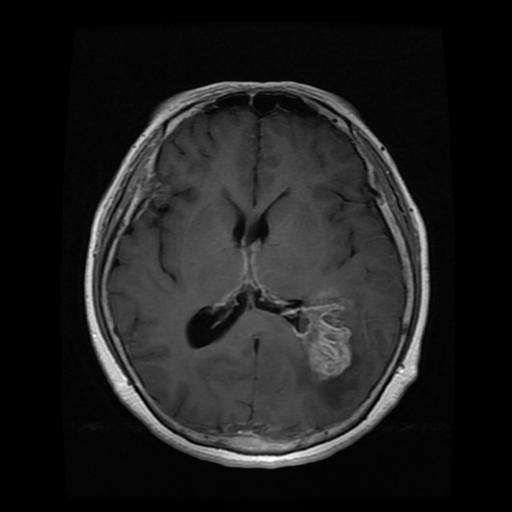
#> input picture Brain Tumor Classification Dataset/Training/glioma_tumor/gg (10).jpg, 512 x 512 px; its folder holds only this picture in this run
$ jupyter execute --allow-errors Algorithm.ipynb
#> lines starting #> are read from the running program, lines starting #| are printed output that depends on the picture
[cell 1]
import os
import cv2
import glob
import random
import numpy as np
#import pandas as pd
#import imageio
#import seaborn as sns

from PIL import Image
import skimage.measure
from skimage import data
import matplotlib.pyplot as plt
import matplotlib.image as mpimg
from skimage.morphology import disk
from skimage.util import img_as_ubyte

[cell 2]
train_glioma = glob.glob('Brain Tumor Classification Dataset/Training/glioma_tumor/*.jpg')
train_menignioma = glob.glob('Brain Tumor Classification Dataset/Training/meningioma_tumor/*.jpg')
train_pituitary = glob.glob('Brain Tumor Classification Dataset/Training/pituitary_tumor/*.jpg')
train_no = glob.glob('Brain Tumor Classification Dataset/Training/no_tumor/*.jpg')

#Test
test_glioma = glob.glob('Brain Tumor Classification Dataset/Testing/glioma_tumor/*.jpg')
test_menignioma = glob.glob('Brain Tumor Classification Dataset/Testing/meningioma_tumor/*.jpg')
test_pituitary = glob.glob('Brain Tumor Classification Dataset/Testing/pituitary_tumor/*.jpg')
test_no = glob.glob('Brain Tumor Classification Dataset/Testing/no_tumor/*.jpg')

[cell 3]
train_glioma_number = len(train_glioma)
train_menignioma_number = len(train_menignioma)
train_pituitary_number = len(train_pituitary)
train_no_number = len(train_no)

test_glioma_number = len(test_glioma)
test_menignioma_number = len(test_menignioma)
test_pituitary_number = len(test_pituitary)
test_no_number = len(test_no)

print("Number of train_glioma: ",train_glioma_number)
print("Number of train_menignioma: ",train_menignioma_number)
print("Number of train_pituitary: ",train_pituitary_number)
print("Number of train_no: ",train_no_number)
print("Number of test_glioma: ",test_glioma_number)
print("Number of test_menignioma: ",train_menignioma_number)
print("Number of test_pituitary: ",train_pituitary_number)
print("Number of test_no: ",train_no_number)

[cell 4]
full_glioma = train_glioma_number + test_glioma_number
full_no_tumor = train_no_number + test_no_number
full_menignioma = train_menignioma_number + test_menignioma_number
full_pituitary = train_pituitary_number + test_pituitary_number

plt.figure(figsize=(5,5))
colors = ['#8CAF99','#E198AB',"#89BEDB","#C6A7D2"]
labels = ['Glioma', 'Meningioma', 'Glândula Pituitária', 'Sem tumor']

plt.rcParams.update({'font.size': 8})
plt.pie([full_glioma,
         full_menignioma,full_pituitary,full_no_tumor],
        labels=labels,
        colors=colors, autopct='%.1f%%', explode=(0.025,0.025,0.025,0.025),
        startangle=30);
# plt.savefig("Distribuição do dataset.png", dpi=300)
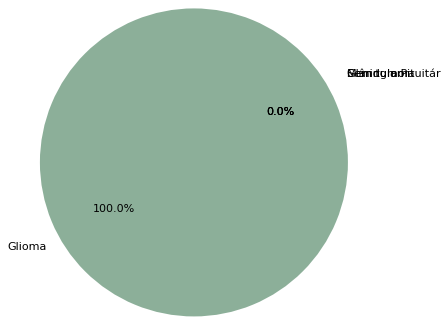
#> figure drawn by matplotlib, 1 panel

[cell 5]
valores = [full_glioma, full_no_tumor, full_menignioma, full_pituitary]

# Criar o gráfico de barras
plt.figure(figsize=(8, 6))  # Define o tamanho da figura
plt.bar(labels, valores, color=colors)

plt.xlabel('Tipo', fontsize=10)  # Aumentar o tamanho da fonte do rótulo do eixo x
plt.ylabel('Quantidade', fontsize=10)  # Aumentar o tamanho da fonte do rótulo do eixo y

# Ajustar os limites dos eixos x e y para "zoom out"
plt.ylim(0, max(valores)*1.2)  # Defina os limites do eixo y para incluir todos os valores


# Adicionar rótulos de valores acima das barras com fonte maior
for i, v in enumerate(valores):
    plt.text(i, v + 1, str(v), ha='center', va='bottom', fontsize=10)  # Aumentar o tamanho da fonte dos valores

# Definir título do gráfico com fonte maior
title_bar_plot = 'Gráfico de Barras: Quantidade por tipo de tumor'
plt.title(title_bar_plot, fontsize=14)
# plt.savefig(f"{title_bar_plot}.png", dpi=300)
# Mostrar o gráfico
plt.show()
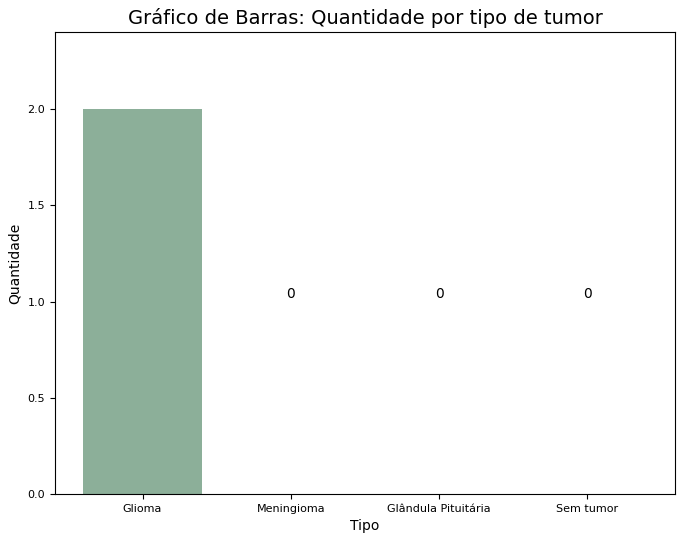
#> figure drawn by matplotlib, 1 panel; tallest bar 2 high, from x = -0.4 to 0.4

[cell 6]
def images_visualization(image, title,a):#a=number of images
#> called with title = 'Glioma', a = 1
    plt.figure(figsize=(8,8))#image size
    for i in range(a):#number of image
        random_image_path = random.choice(image)#random selection
        img = mpimg.imread(random_image_path)
#> img is the input picture: shape (512, 512, 3); min 0, max 255, mean 30.7
        plt.subplot(1, a, i+1)
        plt.imshow(img, cmap='gray')
        plt.axis('off')
        plt.title(title)
    file = 'Imagem Normal {}.png'.format(title)
#     plt.savefig(file, dpi=300)
    plt.show()

[cell 7]
np.random.seed(24)
labels = ['Glioma', 'Meningioma', 'Glândula Pitutária', 'Sem tumor']

images_visualization(train_glioma, 'Glioma',1)
#> (the rest of this cell did not finish here and is left out)

images_visualization(train_pituitary, 'Glândula Pitutária',1)
images_visualization(train_no, 'Sem tumor',1)

[cell 8]
def clahe(image, title,a):#a=number of images
#> called with title = 'Glioma', a = 3
    plt.figure(figsize=(8,8))#image size
    save_name = ''
    saves_name =[]
    for i in range(a):#number of image
        random_image_path = random.choice(image)#random selection
        name = random_image_path.split('/')
        name = name[-1]
        name = name.split('\\')
        save_name = name[-1]
        saves_name.append(save_name)
        img = cv2.imread(random_image_path) # read the image using cv2
        img_gray = cv2.cvtColor(img, cv2.COLOR_BGR2GRAY) # convert the image to grayscale
        clahe = cv2.createCLAHE(clipLimit=5, tileGridSize=(8,8)) # create a CLAHE object with clip limit and tile grid size
        clahe_img = clahe.apply(img_gray) # apply CLAHE to the grayscale image
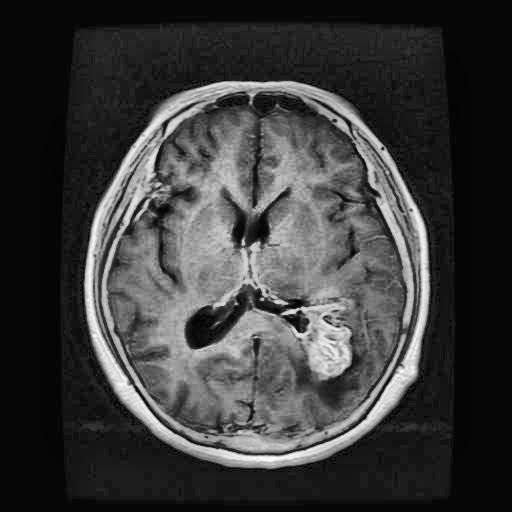
#> clahe_img: shape (512, 512); min 0, max 255, mean 59
        plt.subplot(1, a, i+1)
        plt.imshow(clahe_img, cmap='gray') # display the filtered image using plt.imshow and cmap='grey'
        plt.axis('off')
        plt.title(f"{title}")
        save_name+=save_name[-1]
    if not os.path.isdir(f'{title} random'):
        os.makedirs(f'{title} random')
#     plt.savefig(f'{title} random/CLAHE - {saves_name}).png', dpi = 300, transparent =True)
    plt.show()
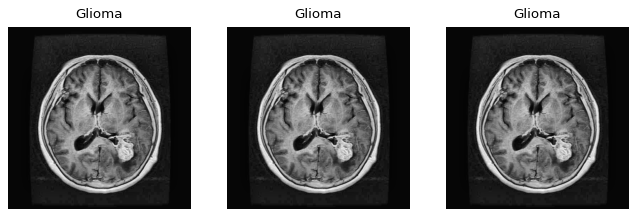
#> figure drawn by matplotlib, 3 panels

[cell 9]
clahe(train_glioma, 'Glioma',3)
#> (the rest of this cell did not finish here and is left out)

clahe(train_pituitary, 'Pituitary',3)
clahe(train_no,'No-Tumor',3)

[cell 10]
def BCET(Gmin, Gmax, Gmean, img):
#> called with Gmin = 0, Gmax = 255, Gmean = 110
    img_gray = cv2.cvtColor(img, cv2.COLOR_BGR2GRAY) # Converte a imagem para escala de cinza

    x =img_gray.astype(float)

    Lmin = np.min(x)     # MÍNIMO DA IMAGEM DE ENTRADA
#> Lmin = 0
    Lmax = np.max(x)     # MÁXIMO DA IMAGEM DE ENTRADA
#> Lmax = 255
    Lmean = np.mean(x)   # MÉDIA DA IMAGEM DE ENTRADA
#> Lmean = 30.69
    LMssum = np.mean(x**2)  # SOMA DOS QUADRADOS DA IMAGEM DE ENTRADA
#> LMssum = 2595.8

    bnum = Lmax**2*(Gmean-Gmin) - LMssum*(Gmax-Gmin) + Lmin**2*(Gmax-Gmean)
#> bnum = 6490825.5
    bden = 2*(Lmax*(Gmean-Gmin) - Lmean*(Gmax-Gmin) + Lmin*(Gmax-Gmean))
#> bden = 40447

    b = bnum / bden
#> b = 160.5

    a = (Gmax-Gmin) / ((Lmax-Lmin)*(Lmax+Lmin-2*b))
#> a = -0.0152

    c = Gmin - a*(Lmin-b)**2
#> c = 390.5

    y = a*(x-b)**2 + c  # FUNÇÃO PARABÓLICA
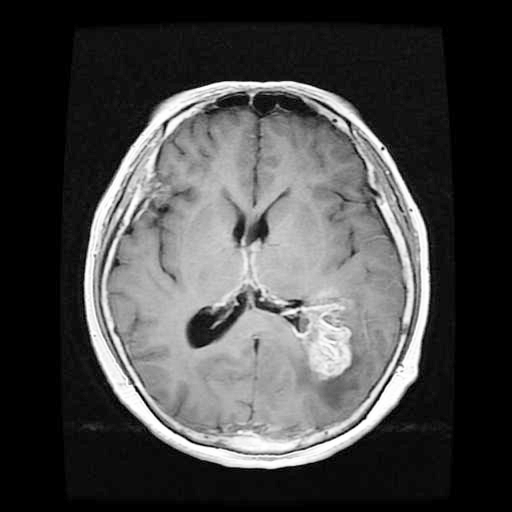
#> y: shape (512, 512) float64; min 0, max 390.5, mean 110; drawn with min black and max white
    y = np.uint8(y)     # Converte a imagem de saída para tipo uint8
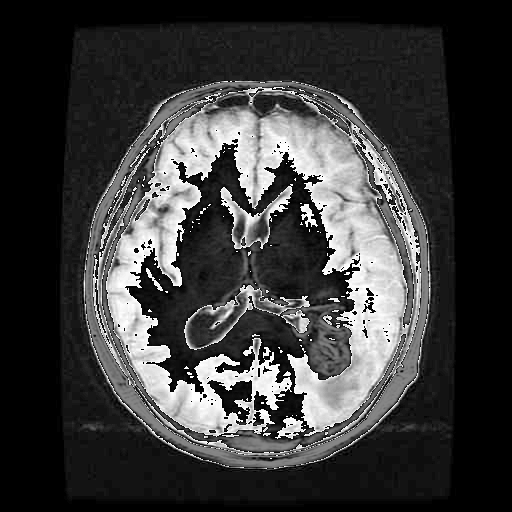
#> y: shape (512, 512); min 0, max 255, mean 59.4


    return y

[cell 11]
def plot_BCET (image, title, a, Gmin, Gmax, Gmean):
    plt.figure(figsize=(8,8))
    save_name = ''
    saves_name =[]
    for i in range(a):
        random_image_path = random.choice(image)
        name = random_image_path.split('/')
        name = name[-1]
        name = name.split('\\')
        save_name = name[-1]
        saves_name.append(save_name)
        img = cv2.imread(random_image_path)
        BCET_img = BCET(Gmin, Gmax, Gmean, img)
        plt.subplot(1, a, i+1)
        plt.imshow(BCET_img, cmap="gray")
        plt.axis('off')
        plt.axis('off')
        plt.title(f"{title}")
    if not os.path.isdir(f'{title} random'):
        os.makedirs(f'{title} random')
#     plt.savefig(f'{title} random/BCET - {saves_name}).png', dpi = 300, transparent =True)
    plt.show()

[cell 12]
plot_BCET(train_glioma, 'Glioma', 3, 0, 255, 110)
#> (the rest of this cell did not finish here and is left out)
